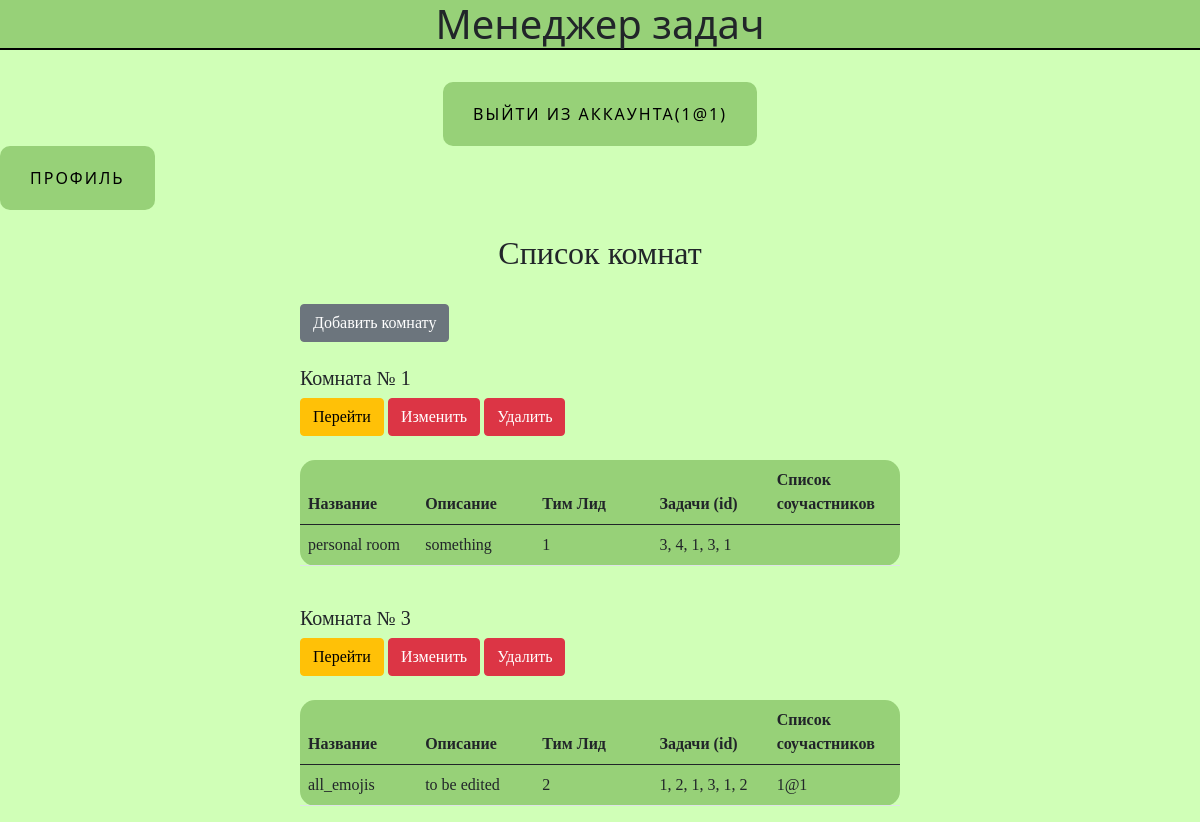
Screenshot of /allrooms (signed in) with the database file from the repository.
### data/users.py (models this page shows, shortened)
class User(SqlAlchemyBase, UserMixin):
    __tablename__ = "users"
    id = sqlalchemy.Column(sqlalchemy.Integer, primary_key=True, autoincrement=True)
    surname = sqlalchemy.Column(sqlalchemy.String, nullable=True)
    name = sqlalchemy.Column(sqlalchemy.String, nullable=True)
    age = sqlalchemy.Column(sqlalchemy.Integer, nullable=True)
    position = sqlalchemy.Column(sqlalchemy.String, nullable=True)
    speciality = sqlalchemy.Column(sqlalchemy.String, nullable=True)
    address = sqlalchemy.Column(sqlalchemy.String, nullable=True)
    email = sqlalchemy.Column(sqlalchemy.String, nullable=True, unique=True, index=True)
    password_hash = sqlalchemy.Column(sqlalchemy.String, nullable=True)
    modified_date = sqlalchemy.Column(sqlalchemy.DateTime, default=datetime.datetime.now)
    current_room = sqlalchemy.Column(sqlalchemy.Integer, sqlalchemy.ForeignKey('rooms.id'), nullable=True)

### data/rooms.py (models this page shows)
class Rooms(SqlAlchemyBase, UserMixin):
    __tablename__ = "rooms"
    id = sqlalchemy.Column(sqlalchemy.Integer, primary_key=True, autoincrement=True)
    title = sqlalchemy.Column(sqlalchemy.String, nullable=True)
    about = sqlalchemy.Column(sqlalchemy.String, nullable=True)
    team_leader = sqlalchemy.Column(sqlalchemy.Integer, sqlalchemy.ForeignKey('users.id'), nullable=True)
    tasks = sqlalchemy.Column(sqlalchemy.String, sqlalchemy.ForeignKey('jobs.id'), nullable=True)
    collaborators = sqlalchemy.Column(sqlalchemy.String, nullable=True)

### main.py (the view)
@app.route('/allrooms')
@login_required
def all_rooms():
    dbs = db_session.create_session()
    if current_user.is_authenticated:
        res = dbs.query(Rooms).filter(
            (Rooms.team_leader.like(current_user.id) | Rooms.collaborators.like(f'%{current_user.id}%')))
        rooms = []
        for el in res:
            title = el.title
            team_leader = el.team_leader
            x = []
            collaborators = el.collaborators
            if collaborators is not None:
                for elem in collaborators:
                    elem = dbs.query(User).filter(User.id == elem).first()
                    if elem is not None:
                        x.append(elem.email)
            collaborators = ', '.join(x)
            about = el.about
            tasks = el.tasks
            x = []
            if tasks is not None:
                for elem in tasks:
                    elem = dbs.query(Jobs).filter(Jobs.id == elem).first()
                    if elem is not None:
                        x.append(elem.job)
            tasks = ', '.join(x)
            rooms.append([title, about, team_leader, tasks, collaborators, el.id])
        return render_template('allrooms.html', rooms=rooms)
    else:
        pass

### data/db_session.py (called while the page is built)
def create_session() -> Session:
    global __factory
    return __factory()

### main.py (called while the page is built)
@login_manager.user_loader
def load_user(user_id):
    db_sess = db_session.create_session()
    return db_sess.query(User).get(user_id)

### templates/allrooms.html (shortened to what this page needs)
{% extends "base.html" %}
{% block content %}
<br><h2 id="spec2">Список комнат</h2><br>
<div id="work_logs">
    {% if current_user.is_authenticated %}
    <a href="/addroom" class="btn btn-secondary">Добавить комнату</a>
    <br/>
    {% endif %}
    {% for room in rooms %}
    <br><h5>Комната № {{ room[5] }}</h5>
    <div class="buttons">
        <a href="/alljobs/{{ room[5] }}" class="btn btn-warning">Перейти</a>
        <a href="/addroom/{{ room[5] }}" class="btn btn-danger">Изменить</a>
        <a href="/room_delete/{{ room[5] }}" class="btn btn-danger">Удалить</a>
    </div>
    <br/>
    <table class="table">
        <thead class="thead-light">
        <tr>
            <th scope="col" class="col-2">Название</th>
            <th scope="col" class="col-2">Описание</th>
            <th scope="col" class="col-2">Тим Лид</th>
            <th scope="col" class="col-2">Задачи (id)</th>
            <th scope="col" class="col-2">Список соучастников</th>
        </tr>
        </thead>
        <tbody>
        <tr>
            <td class="col-2">{{ room[0] }}</td>
            <td class="col-2">{{ room[1] }}</td>
            <td class="col-2">{{ room[2] }}</td>
            <td class="col-2">{{ room[3] }}</td>
            <td class="col-2">{{ room[4] }}</td>
        </tr>
        </tbody>
    </table>
    {% endfor %}
</div>
{% endblock %}

### templates/base.html (shortened to what this page needs)
<!DOCTYPE html>
<html lang="en">
<head>
    <link rel="stylesheet"
                    href="https://cdn.jsdelivr.net/npm/bootstrap@5.0.0-beta1/dist/css/bootstrap.min.css"
>
    <link rel="stylesheet" type="text/css" href="{{ url_for('static', filename='style/style.css') }}" />
    </head>
    <body>
        <h1 id = 'titles'>Менеджер задач</h1>
        <br>
        <nav><a>
            {% if current_user.is_authenticated %}
                <aside><a class="name_btn" href="/logout">выйти из аккаунта({{ current_user.email }})</a></aside>
                <a class="name_btn" href="/profile">Профиль</a>
            {% endif %}
        </a></nav>
         {% block content %}
         {% endblock content %}
    </body>
</html>

### static/style/style.css (style rules this page uses)
body { background-color: #D0FFB7; }
#titles { border-bottom: 2px solid black; background-color: #97D178; }
h2, div, .buttons, table { font-family: cursive; display: block; }
h1, h2, aside { text-align: center; }
#work_logs { padding-left: 300px; }
.name_btn { text-decoration: none; display: inline-block; color: black; padding: 20px 30px; border-radius: 10px; text-transform: uppercase; letter-spacing: 2px; background-color: #97D178; background-size: 200% auto; transition: .3s; }

### templates/allrooms.html (style rules this page uses)
.table { text-align: left; width: 600px; background: #97D178; border-radius: 15px; }

### rows the page displays
User: email "1@1", email "1@1"
Rooms: room "1", title "personal room", about "something", team_leader "3, 4, 1, 3, 1"
Rooms: title "all_emojis", about "to be edited"

### other values shown
{{ room[5] }} "3"
{{ room[2] }} "2"
{{ room[3] }} "1, 2, 1, 3, 1, 2"
